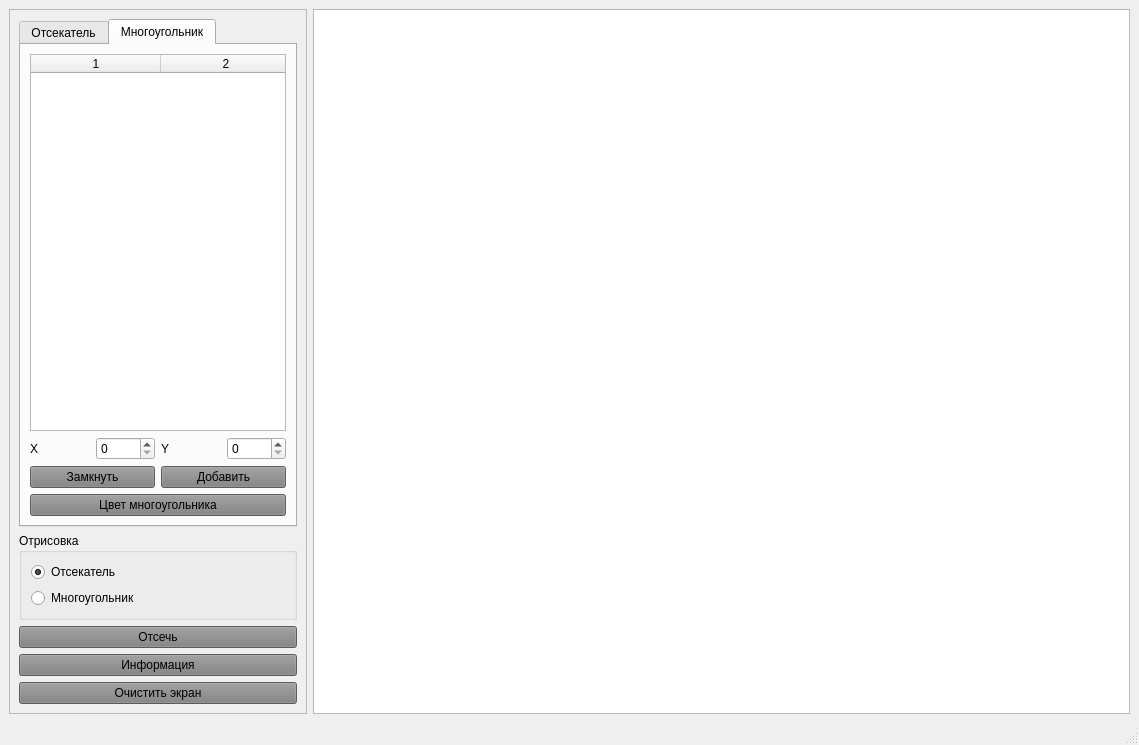
<?xml version="1.0" encoding="UTF-8"?>
<ui version="4.0">
 <class>MainWindow</class>
 <widget class="QMainWindow" name="MainWindow">
  <property name="geometry">
   <rect>
    <x>0</x>
    <y>0</y>
    <width>1139</width>
    <height>745</height>
   </rect>
  </property>
  <property name="windowTitle">
   <string>MainWindow</string>
  </property>
  <widget class="QWidget" name="centralwidget">
   <layout class="QGridLayout" name="gridLayout">
    <item row="0" column="1">
     <widget class="QGraphicsView" name="graphicsView"/>
    </item>
    <item row="0" column="0">
     <widget class="QFrame" name="frame">
      <property name="sizePolicy">
       <sizepolicy hsizetype="Fixed" vsizetype="Preferred">
        <horstretch>0</horstretch>
        <verstretch>0</verstretch>
       </sizepolicy>
      </property>
      <property name="frameShape">
       <enum>QFrame::StyledPanel</enum>
      </property>
      <property name="frameShadow">
       <enum>QFrame::Raised</enum>
      </property>
      <layout class="QGridLayout" name="gridLayout_2">
       <item row="2" column="0">
        <widget class="QGroupBox" name="groupBox">
         <property name="title">
          <string>Отрисовка</string>
         </property>
         <layout class="QVBoxLayout" name="verticalLayout">
          <item>
           <widget class="QRadioButton" name="draw_cutter">
            <property name="text">
             <string>Отсекатель</string>
            </property>
            <property name="checked">
             <bool>true</bool>
            </property>
           </widget>
          </item>
          <item>
           <widget class="QRadioButton" name="draw_polygon">
            <property name="text">
             <string>Многоугольник</string>
            </property>
            <property name="checked">
             <bool>false</bool>
            </property>
           </widget>
          </item>
         </layout>
        </widget>
       </item>
       <item row="5" column="0">
        <widget class="QPushButton" name="clear_screen">
         <property name="styleSheet">
          <string notr="true">background-color:grey</string>
         </property>
         <property name="text">
          <string>Очистить экран</string>
         </property>
        </widget>
       </item>
       <item row="3" column="0">
        <widget class="QPushButton" name="cut_lines">
         <property name="styleSheet">
          <string notr="true">background-color:grey</string>
         </property>
         <property name="text">
          <string>Отсечь</string>
         </property>
        </widget>
       </item>
       <item row="0" column="0">
        <widget class="QTabWidget" name="tabWidget">
         <property name="currentIndex">
          <number>1</number>
         </property>
         <widget class="QWidget" name="tab">
          <attribute name="title">
           <string>Отсекатель</string>
          </attribute>
          <layout class="QGridLayout" name="gridLayout_4">
           <item row="2" column="0" colspan="2">
            <widget class="QPushButton" name="close_cutter">
             <property name="styleSheet">
              <string notr="true">background-color:grey</string>
             </property>
             <property name="text">
              <string>Замкнуть</string>
             </property>
            </widget>
           </item>
           <item row="1" column="1">
            <widget class="QSpinBox" name="cutter_x">
             <property name="maximum">
              <number>1000</number>
             </property>
            </widget>
           </item>
           <item row="2" column="2" colspan="2">
            <widget class="QPushButton" name="add_cutter_vertice">
             <property name="styleSheet">
              <string notr="true">background-color:grey</string>
             </property>
             <property name="text">
              <string>Добавить</string>
             </property>
            </widget>
           </item>
           <item row="1" column="2">
            <widget class="QLabel" name="label">
             <property name="text">
              <string>Y</string>
             </property>
            </widget>
           </item>
           <item row="1" column="3">
            <widget class="QSpinBox" name="cutter_y">
             <property name="maximum">
              <number>1000</number>
             </property>
            </widget>
           </item>
           <item row="1" column="0">
            <widget class="QLabel" name="label_2">
             <property name="text">
              <string>X</string>
             </property>
            </widget>
           </item>
           <item row="4" column="0" colspan="4">
            <widget class="QPushButton" name="cutter_color">
             <property name="styleSheet">
              <string notr="true">background-color:grey</string>
             </property>
             <property name="text">
              <string>Цвет отсекателя</string>
             </property>
            </widget>
           </item>
           <item row="0" column="0" colspan="4">
            <widget class="QTableWidget" name="table_cutter">
             <property name="horizontalScrollBarPolicy">
              <enum>Qt::ScrollBarAlwaysOff</enum>
             </property>
             <attribute name="horizontalHeaderVisible">
              <bool>false</bool>
             </attribute>
             <attribute name="horizontalHeaderCascadingSectionResizes">
              <bool>false</bool>
             </attribute>
             <attribute name="horizontalHeaderShowSortIndicator" stdset="0">
              <bool>false</bool>
             </attribute>
             <column>
              <property name="text">
               <string>X</string>
              </property>
             </column>
             <column>
              <property name="text">
               <string>Y</string>
              </property>
             </column>
            </widget>
           </item>
           <item row="3" column="0" colspan="4">
            <widget class="QPushButton" name="cut_line_color">
             <property name="styleSheet">
              <string notr="true">background-color:grey</string>
             </property>
             <property name="text">
              <string>Цвет отсечения</string>
             </property>
            </widget>
           </item>
          </layout>
         </widget>
         <widget class="QWidget" name="tab_2">
          <attribute name="title">
           <string>Многоугольник</string>
          </attribute>
          <layout class="QGridLayout" name="gridLayout_3">
           <item row="1" column="3">
            <widget class="QSpinBox" name="polygon_y">
             <property name="maximum">
              <number>1000</number>
             </property>
            </widget>
           </item>
           <item row="0" column="0" colspan="4">
            <widget class="QTableWidget" name="table_polygon">
             <property name="minimumSize">
              <size>
               <width>256</width>
               <height>0</height>
              </size>
             </property>
             <property name="horizontalScrollBarPolicy">
              <enum>Qt::ScrollBarAlwaysOff</enum>
             </property>
             <property name="sizeAdjustPolicy">
              <enum>QAbstractScrollArea::AdjustIgnored</enum>
             </property>
             <attribute name="horizontalHeaderMinimumSectionSize">
              <number>57</number>
             </attribute>
             <attribute name="horizontalHeaderDefaultSectionSize">
              <number>130</number>
             </attribute>
             <column>
              <property name="text">
               <string>1</string>
              </property>
             </column>
             <column>
              <property name="text">
               <string>2</string>
              </property>
             </column>
            </widget>
           </item>
           <item row="1" column="0">
            <widget class="QLabel" name="label_3">
             <property name="text">
              <string>X</string>
             </property>
            </widget>
           </item>
           <item row="1" column="1">
            <widget class="QSpinBox" name="polygon_x">
             <property name="maximum">
              <number>1000</number>
             </property>
            </widget>
           </item>
           <item row="1" column="2">
            <widget class="QLabel" name="label_4">
             <property name="text">
              <string>Y</string>
             </property>
            </widget>
           </item>
           <item row="4" column="0" colspan="4">
            <widget class="QPushButton" name="polygon_color">
             <property name="styleSheet">
              <string notr="true">background-color:grey</string>
             </property>
             <property name="text">
              <string>Цвет многоугольника</string>
             </property>
            </widget>
           </item>
           <item row="2" column="0" colspan="2">
            <widget class="QPushButton" name="close_polygon">
             <property name="styleSheet">
              <string notr="true">background-color:grey</string>
             </property>
             <property name="text">
              <string>Замкнуть</string>
             </property>
            </widget>
           </item>
           <item row="2" column="2" colspan="2">
            <widget class="QPushButton" name="add_polygon_vertice">
             <property name="styleSheet">
              <string notr="true">background-color:grey</string>
             </property>
             <property name="text">
              <string>Добавить</string>
             </property>
            </widget>
           </item>
          </layout>
         </widget>
        </widget>
       </item>
       <item row="4" column="0">
        <widget class="QPushButton" name="info">
         <property name="styleSheet">
          <string notr="true">background-color:grey</string>
         </property>
         <property name="text">
          <string>Информация</string>
         </property>
        </widget>
       </item>
      </layout>
     </widget>
    </item>
   </layout>
  </widget>
  <widget class="QStatusBar" name="statusbar"/>
 </widget>
 <tabstops>
  <tabstop>tabWidget</tabstop>
  <tabstop>table_cutter</tabstop>
  <tabstop>cutter_x</tabstop>
  <tabstop>cutter_y</tabstop>
  <tabstop>close_cutter</tabstop>
  <tabstop>add_cutter_vertice</tabstop>
  <tabstop>cut_line_color</tabstop>
  <tabstop>cutter_color</tabstop>
  <tabstop>table_polygon</tabstop>
  <tabstop>polygon_x</tabstop>
  <tabstop>polygon_y</tabstop>
  <tabstop>polygon_color</tabstop>
  <tabstop>draw_polygon</tabstop>
  <tabstop>cut_lines</tabstop>
  <tabstop>clear_screen</tabstop>
  <tabstop>graphicsView</tabstop>
 </tabstops>
 <resources/>
 <connections/>
</ui>
